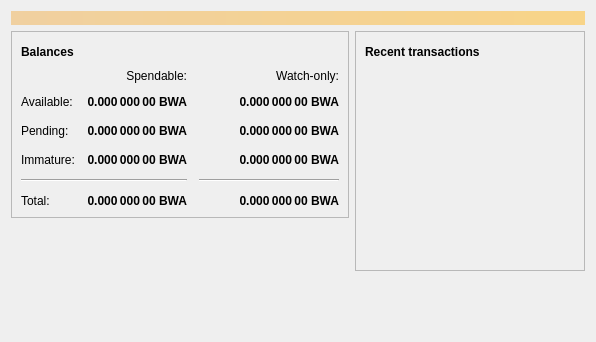
<?xml version="1.0" encoding="UTF-8"?>
<ui version="4.0">
 <class>OverviewPage</class>
 <widget class="QWidget" name="OverviewPage">
  <property name="geometry">
   <rect>
    <x>0</x>
    <y>0</y>
    <width>596</width>
    <height>342</height>
   </rect>
  </property>
  <property name="windowTitle">
   <string>Form</string>
  </property>
  <layout class="QVBoxLayout" name="topLayout">
   <item>
    <widget class="QLabel" name="labelAlerts">
     <property name="visible">
      <bool>false</bool>
     </property>
     <property name="styleSheet">
      <string notr="true">QLabel { background-color: qlineargradient(x1: 0, y1: 0, x2: 1, y2: 0, stop:0 #F0D0A0, stop:1 #F8D488); color:#000000; }</string>
     </property>
     <property name="wordWrap">
      <bool>true</bool>
     </property>
     <property name="margin">
      <number>3</number>
     </property>
     <property name="textInteractionFlags">
      <set>Qt::TextSelectableByMouse</set>
     </property>
    </widget>
   </item>
   <item>
    <layout class="QHBoxLayout" name="horizontalLayout" stretch="1,1">
     <item>
      <layout class="QVBoxLayout" name="verticalLayout_2">
       <item>
        <widget class="QFrame" name="frame">
         <property name="frameShape">
          <enum>QFrame::StyledPanel</enum>
         </property>
         <property name="frameShadow">
          <enum>QFrame::Raised</enum>
         </property>
         <layout class="QVBoxLayout" name="verticalLayout_4">
          <item>
           <layout class="QHBoxLayout" name="horizontalLayout_4">
            <item>
             <widget class="QLabel" name="label_5">
              <property name="font">
               <font>
                <weight>75</weight>
                <bold>true</bold>
               </font>
              </property>
              <property name="text">
               <string>Balances</string>
              </property>
             </widget>
            </item>
            <item>
             <widget class="QPushButton" name="labelWalletStatus">
              <property name="enabled">
               <bool>true</bool>
              </property>
              <property name="maximumSize">
               <size>
                <width>30</width>
                <height>16777215</height>
               </size>
              </property>
              <property name="toolTip">
               <string>The displayed information may be out of date. Your wallet automatically synchronizes with the garrycoin network after a connection is established, but this process has not completed yet.</string>
              </property>
              <property name="text">
               <string/>
              </property>
              <property name="icon">
               <iconset resource="../bitcoin.qrc">
                <normaloff>:/icons/warning</normaloff>
                <disabledoff>:/icons/warning</disabledoff>:/icons/warning</iconset>
              </property>
              <property name="iconSize">
               <size>
                <width>24</width>
                <height>24</height>
               </size>
              </property>
              <property name="flat">
               <bool>true</bool>
              </property>
             </widget>
            </item>
            <item>
             <spacer name="horizontalSpacer_3">
              <property name="orientation">
               <enum>Qt::Horizontal</enum>
              </property>
              <property name="sizeHint" stdset="0">
               <size>
                <width>40</width>
                <height>20</height>
               </size>
              </property>
             </spacer>
            </item>
           </layout>
          </item>
          <item>
           <layout class="QGridLayout" name="gridLayout">
            <property name="spacing">
             <number>12</number>
            </property>
            <item row="2" column="2">
             <widget class="QLabel" name="labelWatchPending">
              <property name="font">
               <font>
                <weight>75</weight>
                <bold>true</bold>
               </font>
              </property>
              <property name="cursor">
               <cursorShape>IBeamCursor</cursorShape>
              </property>
              <property name="toolTip">
               <string>Unconfirmed transactions to watch-only addresses</string>
              </property>
              <property name="text">
               <string notr="true">0.000 000 00 BWA</string>
              </property>
              <property name="alignment">
               <set>Qt::AlignRight|Qt::AlignTrailing|Qt::AlignVCenter</set>
              </property>
              <property name="textInteractionFlags">
               <set>Qt::LinksAccessibleByMouse|Qt::TextSelectableByKeyboard|Qt::TextSelectableByMouse</set>
              </property>
             </widget>
            </item>
            <item row="2" column="1">
             <widget class="QLabel" name="labelUnconfirmed">
              <property name="font">
               <font>
                <weight>75</weight>
                <bold>true</bold>
               </font>
              </property>
              <property name="cursor">
               <cursorShape>IBeamCursor</cursorShape>
              </property>
              <property name="toolTip">
               <string>Total of transactions that have yet to be confirmed, and do not yet count toward the spendable balance</string>
              </property>
              <property name="text">
               <string notr="true">0.000 000 00 BWA</string>
              </property>
              <property name="alignment">
               <set>Qt::AlignRight|Qt::AlignTrailing|Qt::AlignVCenter</set>
              </property>
              <property name="textInteractionFlags">
               <set>Qt::LinksAccessibleByMouse|Qt::TextSelectableByKeyboard|Qt::TextSelectableByMouse</set>
              </property>
             </widget>
            </item>
            <item row="3" column="2">
             <widget class="QLabel" name="labelWatchImmature">
              <property name="font">
               <font>
                <weight>75</weight>
                <bold>true</bold>
               </font>
              </property>
              <property name="cursor">
               <cursorShape>IBeamCursor</cursorShape>
              </property>
              <property name="toolTip">
               <string>Mined balance in watch-only addresses that has not yet matured</string>
              </property>
              <property name="text">
               <string notr="true">0.000 000 00 BWA</string>
              </property>
              <property name="alignment">
               <set>Qt::AlignRight|Qt::AlignTrailing|Qt::AlignVCenter</set>
              </property>
              <property name="textInteractionFlags">
               <set>Qt::LinksAccessibleByMouse|Qt::TextSelectableByKeyboard|Qt::TextSelectableByMouse</set>
              </property>
             </widget>
            </item>
            <item row="4" column="0" colspan="2">
             <widget class="Line" name="line">
              <property name="orientation">
               <enum>Qt::Horizontal</enum>
              </property>
             </widget>
            </item>
            <item row="4" column="2">
             <widget class="Line" name="lineWatchBalance">
              <property name="sizePolicy">
               <sizepolicy hsizetype="Preferred" vsizetype="Fixed">
                <horstretch>0</horstretch>
                <verstretch>0</verstretch>
               </sizepolicy>
              </property>
              <property name="minimumSize">
               <size>
                <width>140</width>
                <height>0</height>
               </size>
              </property>
              <property name="orientation">
               <enum>Qt::Horizontal</enum>
              </property>
             </widget>
            </item>
            <item row="5" column="0">
             <widget class="QLabel" name="labelTotalText">
              <property name="text">
               <string>Total:</string>
              </property>
             </widget>
            </item>
            <item row="3" column="1">
             <widget class="QLabel" name="labelImmature">
              <property name="font">
               <font>
                <weight>75</weight>
                <bold>true</bold>
               </font>
              </property>
              <property name="cursor">
               <cursorShape>IBeamCursor</cursorShape>
              </property>
              <property name="toolTip">
               <string>Mined balance that has not yet matured</string>
              </property>
              <property name="text">
               <string notr="true">0.000 000 00 BWA</string>
              </property>
              <property name="alignment">
               <set>Qt::AlignRight|Qt::AlignTrailing|Qt::AlignVCenter</set>
              </property>
              <property name="textInteractionFlags">
               <set>Qt::LinksAccessibleByMouse|Qt::TextSelectableByKeyboard|Qt::TextSelectableByMouse</set>
              </property>
             </widget>
            </item>
            <item row="2" column="3">
             <spacer name="horizontalSpacer_2">
              <property name="orientation">
               <enum>Qt::Horizontal</enum>
              </property>
              <property name="sizeHint" stdset="0">
               <size>
                <width>40</width>
                <height>20</height>
               </size>
              </property>
             </spacer>
            </item>
            <item row="3" column="0">
             <widget class="QLabel" name="labelImmatureText">
              <property name="text">
               <string>Immature:</string>
              </property>
             </widget>
            </item>
            <item row="5" column="1">
             <widget class="QLabel" name="labelTotal">
              <property name="font">
               <font>
                <weight>75</weight>
                <bold>true</bold>
               </font>
              </property>
              <property name="cursor">
               <cursorShape>IBeamCursor</cursorShape>
              </property>
              <property name="toolTip">
               <string>Your current total balance</string>
              </property>
              <property name="text">
               <string notr="true">0.000 000 00 BWA</string>
              </property>
              <property name="alignment">
               <set>Qt::AlignRight|Qt::AlignTrailing|Qt::AlignVCenter</set>
              </property>
              <property name="textInteractionFlags">
               <set>Qt::LinksAccessibleByMouse|Qt::TextSelectableByKeyboard|Qt::TextSelectableByMouse</set>
              </property>
             </widget>
            </item>
            <item row="5" column="2">
             <widget class="QLabel" name="labelWatchTotal">
              <property name="font">
               <font>
                <weight>75</weight>
                <bold>true</bold>
               </font>
              </property>
              <property name="cursor">
               <cursorShape>IBeamCursor</cursorShape>
              </property>
              <property name="toolTip">
               <string>Current total balance in watch-only addresses</string>
              </property>
              <property name="text">
               <string notr="true">0.000 000 00 BWA</string>
              </property>
              <property name="alignment">
               <set>Qt::AlignRight|Qt::AlignTrailing|Qt::AlignVCenter</set>
              </property>
              <property name="textInteractionFlags">
               <set>Qt::LinksAccessibleByMouse|Qt::TextSelectableByKeyboard|Qt::TextSelectableByMouse</set>
              </property>
             </widget>
            </item>
            <item row="0" column="2">
             <widget class="QLabel" name="labelWatchonly">
              <property name="text">
               <string>Watch-only:</string>
              </property>
              <property name="alignment">
               <set>Qt::AlignRight|Qt::AlignTrailing|Qt::AlignVCenter</set>
              </property>
             </widget>
            </item>
            <item row="1" column="0">
             <widget class="QLabel" name="labelBalanceText">
              <property name="text">
               <string>Available:</string>
              </property>
             </widget>
            </item>
            <item row="1" column="1">
             <widget class="QLabel" name="labelBalance">
              <property name="font">
               <font>
                <weight>75</weight>
                <bold>true</bold>
               </font>
              </property>
              <property name="cursor">
               <cursorShape>IBeamCursor</cursorShape>
              </property>
              <property name="toolTip">
               <string>Your current spendable balance</string>
              </property>
              <property name="text">
               <string notr="true">0.000 000 00 BWA</string>
              </property>
              <property name="alignment">
               <set>Qt::AlignRight|Qt::AlignTrailing|Qt::AlignVCenter</set>
              </property>
              <property name="textInteractionFlags">
               <set>Qt::LinksAccessibleByMouse|Qt::TextSelectableByKeyboard|Qt::TextSelectableByMouse</set>
              </property>
             </widget>
            </item>
            <item row="1" column="2">
             <widget class="QLabel" name="labelWatchAvailable">
              <property name="font">
               <font>
                <weight>75</weight>
                <bold>true</bold>
               </font>
              </property>
              <property name="cursor">
               <cursorShape>IBeamCursor</cursorShape>
              </property>
              <property name="toolTip">
               <string>Your current balance in watch-only addresses</string>
              </property>
              <property name="text">
               <string notr="true">0.000 000 00 BWA</string>
              </property>
              <property name="alignment">
               <set>Qt::AlignRight|Qt::AlignTrailing|Qt::AlignVCenter</set>
              </property>
              <property name="textInteractionFlags">
               <set>Qt::LinksAccessibleByMouse|Qt::TextSelectableByKeyboard|Qt::TextSelectableByMouse</set>
              </property>
             </widget>
            </item>
            <item row="2" column="0">
             <widget class="QLabel" name="labelPendingText">
              <property name="text">
               <string>Pending:</string>
              </property>
             </widget>
            </item>
            <item row="0" column="1">
             <widget class="QLabel" name="labelSpendable">
              <property name="text">
               <string>Spendable:</string>
              </property>
              <property name="alignment">
               <set>Qt::AlignRight|Qt::AlignTrailing|Qt::AlignVCenter</set>
              </property>
             </widget>
            </item>
           </layout>
          </item>
         </layout>
        </widget>
       </item>
       <item>
        <spacer name="verticalSpacer">
         <property name="orientation">
          <enum>Qt::Vertical</enum>
         </property>
         <property name="sizeHint" stdset="0">
          <size>
           <width>20</width>
           <height>40</height>
          </size>
         </property>
        </spacer>
       </item>
      </layout>
     </item>
     <item>
      <layout class="QVBoxLayout" name="verticalLayout_3">
       <item>
        <widget class="QFrame" name="frame_2">
         <property name="frameShape">
          <enum>QFrame::StyledPanel</enum>
         </property>
         <property name="frameShadow">
          <enum>QFrame::Raised</enum>
         </property>
         <layout class="QVBoxLayout" name="verticalLayout">
          <item>
           <layout class="QHBoxLayout" name="horizontalLayout_2">
            <item>
             <widget class="QLabel" name="label_4">
              <property name="font">
               <font>
                <weight>75</weight>
                <bold>true</bold>
               </font>
              </property>
              <property name="text">
               <string>Recent transactions</string>
              </property>
             </widget>
            </item>
            <item>
             <widget class="QPushButton" name="labelTransactionsStatus">
              <property name="enabled">
               <bool>true</bool>
              </property>
              <property name="maximumSize">
               <size>
                <width>30</width>
                <height>16777215</height>
               </size>
              </property>
              <property name="toolTip">
               <string>The displayed information may be out of date. Your wallet automatically synchronizes with the garrycoin network after a connection is established, but this process has not completed yet.</string>
              </property>
              <property name="text">
               <string/>
              </property>
              <property name="icon">
               <iconset resource="../bitcoin.qrc">
                <normaloff>:/icons/warning</normaloff>
                <disabledoff>:/icons/warning</disabledoff>:/icons/warning</iconset>
              </property>
              <property name="iconSize">
               <size>
                <width>24</width>
                <height>24</height>
               </size>
              </property>
              <property name="flat">
               <bool>true</bool>
              </property>
             </widget>
            </item>
            <item>
             <spacer name="horizontalSpacer">
              <property name="orientation">
               <enum>Qt::Horizontal</enum>
              </property>
              <property name="sizeHint" stdset="0">
               <size>
                <width>40</width>
                <height>20</height>
               </size>
              </property>
             </spacer>
            </item>
           </layout>
          </item>
          <item>
           <widget class="QListView" name="listTransactions">
            <property name="styleSheet">
             <string notr="true">QListView { background: transparent; }</string>
            </property>
            <property name="frameShape">
             <enum>QFrame::NoFrame</enum>
            </property>
            <property name="verticalScrollBarPolicy">
             <enum>Qt::ScrollBarAlwaysOff</enum>
            </property>
            <property name="horizontalScrollBarPolicy">
             <enum>Qt::ScrollBarAlwaysOff</enum>
            </property>
            <property name="selectionMode">
             <enum>QAbstractItemView::NoSelection</enum>
            </property>
           </widget>
          </item>
         </layout>
        </widget>
       </item>
       <item>
        <spacer name="verticalSpacer_2">
         <property name="orientation">
          <enum>Qt::Vertical</enum>
         </property>
         <property name="sizeHint" stdset="0">
          <size>
           <width>20</width>
           <height>40</height>
          </size>
         </property>
        </spacer>
       </item>
      </layout>
     </item>
    </layout>
   </item>
  </layout>
 </widget>
 <resources/>
 <connections/>
</ui>
